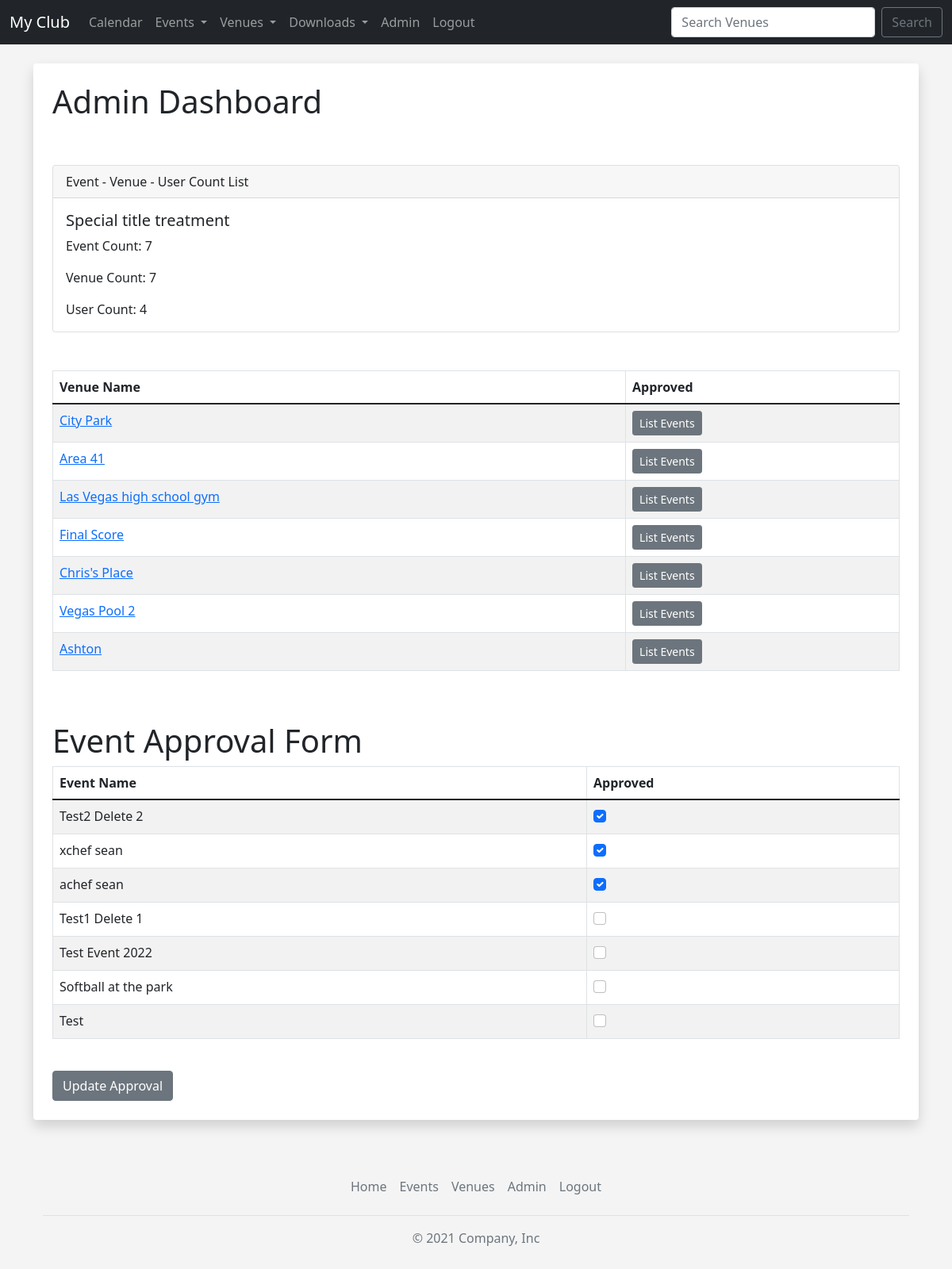
Screenshot of /admin_approval (signed in) with the database file from the repository.
### events/models.py (models this page shows, shortened)
class Venue(models.Model):
    name = models.CharField('Venue Name', max_length=120)
    address = models.CharField(max_length=300)
    zip_code = models.CharField('Zip Code', max_length=15)
    phone = models.CharField('Contact Phone', max_length=25, blank=True)
    web = models.URLField('Website Address', max_length=120, blank=True)
    email_address = models.EmailField('Email', max_length=120, blank=True)
    owner = models.IntegerField("Venue Owner", blank=False, default=1)
    venue_image = models.ImageField(null=True, blank=True, upload_to="images/")
    ordering = ['id']
    def __str__(self):
        return self.name

class Event(models.Model):
    name = models.CharField('Event Name', max_length=120)
    event_date = models.DateTimeField('Event Date')
    venue = models.ForeignKey(Venue, blank=True, null=True, on_delete=models.CASCADE)
    manager = models.ForeignKey(User, blank=True, null=True, on_delete=models.SET_NULL)
    description = models.TextField(blank=True)
    attendees = models.ManyToManyField(MyClubUser, blank=True)
    approved = models.BooleanField("Approved", default=False) #If True will be automatically approved
    def __str__(self):
        return self.name

### events/views.py (the view)
# urls.py: path('admin_approval', views.admin_approval, name='admin-approval'),
def admin_approval(request):
    venue_list = Venue.objects.all()
    event_count = Event.objects.all().count()
    venue_count = Venue.objects.all().count()
    user_count = User.objects.all().count()
    event_list = Event.objects.all().order_by('-event_date')
    if request.user.is_superuser:
        if request.method == "POST":
            id_list = request.POST.getlist('boxes')
            event_list.update(approved=False)
            for x in id_list:
                Event.objects.filter(pk=int(x)).update(approved=True)
            messages.success(request, ("Event List Approval Has Been Updated"))
            return redirect('list-events')
        else:
            return render(request, 'events/admin_approval.html', {"event_list": event_list, "event_count": event_count, "venue_count": venue_count, "user_count": user_count, "venue_list": venue_list})
    else:
        messages.success(request, ("You aren't authorized to view this page"))
        return redirect('home')

### events/templates/events/admin_approval.html (shortened to what this page needs)
{% extends 'events/base.html' %}
{% block content %}
<div class="shadow p-4 mb-5 bg-body rounded">
    <h1>Admin Dashboard</h1>
    <br><br>
    <form action="" method="POST">
        <div class="card">
            <div class="card-header">
                Event - Venue - User Count List
            </div>
            <div class="card-body">
                <h5 class="card-title">Special title treatment</h5>
                <p class="card-text">Event Count: {{ event_count }}</p>
                <p class="card-text">Venue Count: {{ venue_count }}</p>
                <p class="card-text">User Count: {{ user_count }}</p>
            </div>
        </div>
        <br><br>
        <table class="table table-striped table-hover table-bordered">
            <thead>
                <tr>
                    <th scope="col">Venue Name</th>
                    <th scope="col">Approved</th>
                </tr>
            </thead>
            <tbody>
                {% for venue in venue_list %}
                <tr>
                    <td>
                        <a href="{% url 'show-venue' venue.id %}">{{ venue }}</a>
                    </td>
                    <td>
                        <a href="{% url 'venue-events' venue.id %}" class="btn btn-sm btn-secondary">List Events</a>
                    </td>
                </tr>
                {% endfor %}
            </tbody>
        </table>
        <br><br>
        <h1>Event Approval Form</h1>
        <table class="table table-striped table-hover table-bordered">
            <thead>
                <tr>
                    <th scope="col">Event Name</th>
                    <th scope="col">Approved</th>
                </tr>
            </thead>
            <tbody>
                {% for event in event_list %}
                <tr>
                    <td>
                        {{ event }}
                    </td>
                    <td>
                        {% if event.approved %}
                        <div class="form-check">
                            <input class="form-check-input" type="checkbox" checked="checked" value="{{event.id}}"
                                name="boxes">
                        </div>
                        {% else %}
                        <div class="form-check">
                            <input class="form-check-input" type="checkbox" value="{{event.id}}" name="boxes">
                        </div>
                        {% endif %}
                    </td>
                    {% endfor %}
            </tbody>
        </table>
        <br>
        <button class="btn btn-secondary" type="submit">Update Approval</button>
</div>
{% endblock %}

### events/static/events/css/style.css (style rules this page uses)
body { background: #f4f4f4; }

### rows the page displays
Venue: name "City Park"
Venue: name "Area 41"
Venue: name "Las Vegas high school gym"
Venue: name "Final Score"
Venue: name "Chris's Place"
Venue: name "Vegas Pool 2"
Venue: name "Ashton"
Event: name "Test2 Delete 2"
Event: name "xchef sean"
Event: name "achef sean"
Event: name "Test1 Delete 1"
Event: name "Test Event 2022"
Event: name "Softball at the park"
Event: name "Test"

### other values shown
{{ event_count }} "7"
{{ venue_count }} "7"
{{ user_count }} "4"
